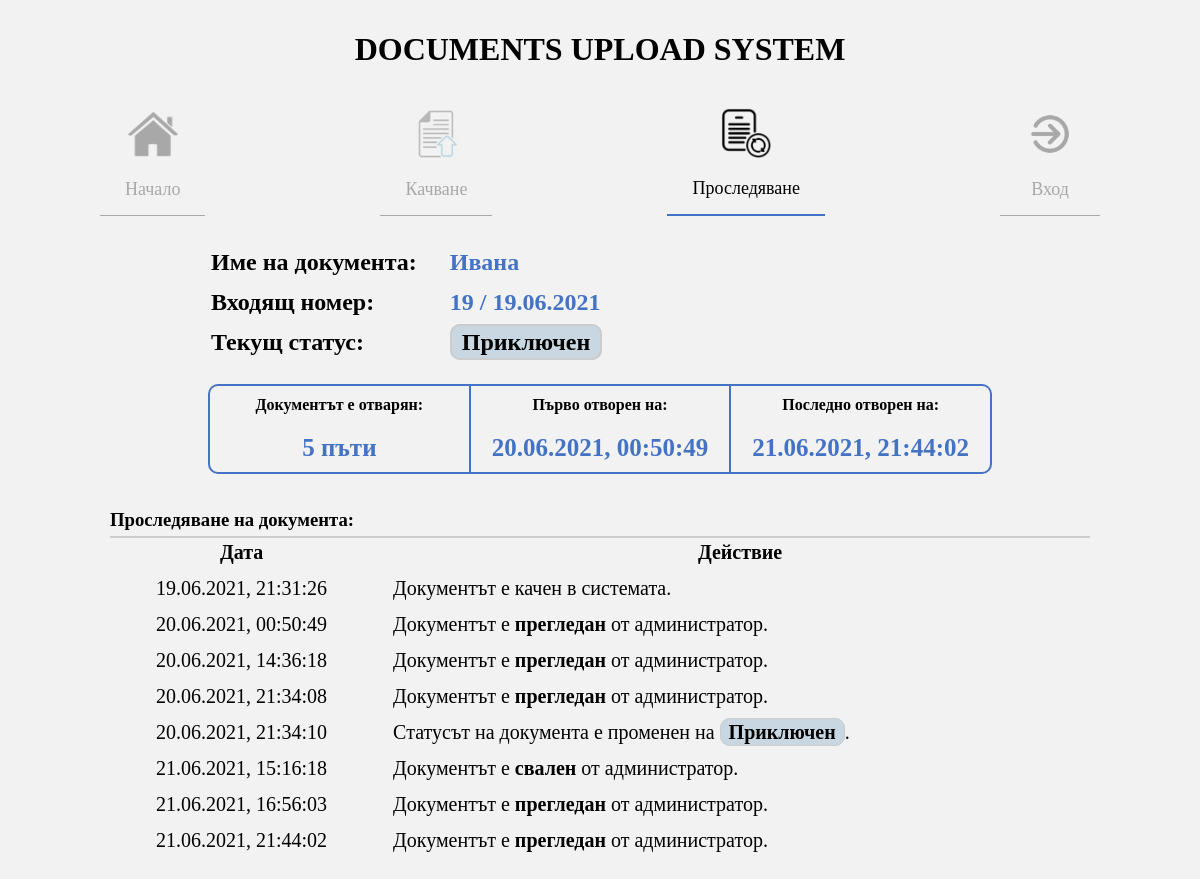
/track.php?code=9d85e4aab8959c2, run on the app's committed database.
### tables this page shows
CREATE TABLE `documents` (
  `id` int(11) NOT NULL,
  `name` varchar(255) NOT NULL,
  `description` text NOT NULL,
  `code` char(15) NOT NULL,
  `hash` char(40) NOT NULL,
  `path` varchar(255) NOT NULL,
  `department_id` int(11) NOT NULL,
  `timesOpened` int(11) NOT NULL DEFAULT 0,
  `status_id` int(11) NOT NULL DEFAULT 2,
  `uploaded` bigint(20) NOT NULL,
  `firstOpened` bigint(20) DEFAULT NULL,
  `lastOpened` bigint(20) DEFAULT NULL
);

CREATE TABLE `statuses` (
  `id` int(11) NOT NULL,
  `color` char(6) NOT NULL,
  `status` varchar(255) NOT NULL
);

CREATE TABLE `statusChanges` (
  `id` int(11) NOT NULL,
  `status` varchar(255) NOT NULL,
  `document_id` int(11) NOT NULL,
  `role` enum('ADMIN','DEPT') NOT NULL,
  `changed` bigint(20) NOT NULL
);

### functions.php (called while the page is built, shortened)
<?php
    require_once "db/db.php";
    $db = new Database();
    function isLoggedIn() {
        return isset($_SESSION['user']);
    }
?>

### db/db.php (called while the page is built, shortened)
<?php
    class Database {
        private $connection;
        private $selectDocumentByCode;
        private $selectStatusChanges;
        public function __construct() {
            $config = parse_ini_file('config/config.ini', true);
            $type = $config['db']['type'];
            $host = $config['db']['host'];
            $database = $config['db']['database'];
            $username = $config['db']['username'];
            $password = $config['db']['password'];
            $this->init($type, $host, $database, $username, $password);
        }
        private function init($type, $host, $database, $username, $password) {
            try {
                $this->connection = new PDO("$type:host=$host;dbname=$database", $username, $password,
                [
                    PDO::MYSQL_ATTR_INIT_COMMAND => "SET NAMES utf8",
                    PDO::ATTR_DEFAULT_FETCH_MODE => PDO::FETCH_ASSOC,
                    PDO::ATTR_ERRMODE => PDO::ERRMODE_EXCEPTION
                ]);
                $this->prepareStatements();
            }
            catch(PDOException $e) {
                die("Connection to database failed: " . $e->getMessage());
            }
        }
        private function prepareStatements() {
            $sql = "INSERT INTO administrators(name, password) VALUES (:name, :password)";
            $sql = "SELECT email FROM departments WHERE id = :id LIMIT 1";
            $sql = "SELECT id FROM statuses WHERE status = :status LIMIT 1";
            $sql = "SELECT id, status, color FROM statuses WHERE status != 'Архивиран' ORDER BY id ASC";
            $sql = "SELECT d.id, d.name AS name, dep.name AS department, status, color, description, uploaded, timesOpened, firstOpened, lastOpened
                FROM documents d JOIN statuses s ON d.status_id = s.id
                JOIN departments dep ON dep.id = d.department_id
                WHERE d.code = :code LIMIT 1";
            $this->selectDocumentByCode = $this->connection->prepare($sql);
            $sql = "SELECT d.id, d.name AS name, dep.name AS department, path, status, color, description, uploaded, timesOpened, s.id AS statusId
                FROM documents d JOIN statuses s ON d.status_id = s.id
                JOIN departments dep ON dep.id = d.department_id
                WHERE d.id = :id LIMIT 1";
            $sql = 'SELECT id, username, password, admin FROM (
                SELECT id AS id, name AS username, password AS password, "1" AS admin FROM administrators
                UNION
                SELECT id as id, email AS username, password AS password, "0" AS admin FROM departments
                ) AS mergedUsers WHERE username = :name LIMIT 1';
            $sql = "SELECT COUNT(*) AS count FROM documents WHERE hash = :hash LIMIT 1";
            $sql = "SELECT * FROM departments";
            $sql = "INSERT INTO documents (name, description, department_id, uploaded)
                VALUES (:name, :description, :departmentID, :uploaded);";
            $sql = "INSERT INTO statusChanges (status, document_id, role, changed)
                VALUES (:status, :document, :role, :changed);";
            $sql = "UPDATE documents SET code = :code, hash = :hash, path = :path WHERE id = :id LIMIT 1";
            $sql = "UPDATE documents SET status_id = :status WHERE id = :id LIMIT 1";
            $sql = "SELECT ch.status AS status, ch.changed AS changed, ch.role AS role, s.status AS statusName, s.color AS color
                FROM statusChanges ch
                LEFT JOIN statuses s ON ch.status = s.id
                WHERE ch.document_id = :id ORDER BY ch.changed ASC";
            $this->selectStatusChanges = $this->connection->prepare($sql);
        }
        public function selectStatusChangesQuery($id) {
            try {
                $success = $this->selectStatusChanges->execute(["id" => $id]);
                if ($success) {
                    $statusChanges = $this->selectStatusChanges->fetchAll();
                    $result = ["success" => true, "data" => $statusChanges];
                }
                else {
                    $result = ["success" => false, "error" => "Query failed: "];
                }
                return $result;
            }
            catch(PDOException $e) {
                return ["success" => false, "error" => "Connection failed: " . $e->getMessage()];
            }
        }
        public function selectDocumentByCodeQuery($code){
            try {
                $success = $this->selectDocumentByCode->execute(["code" => $code]);
                if ($success) {
                    $documents = $this->selectDocumentByCode->fetchAll();
                    if (count($documents) == 0) {
                        $result = ["success" => true, "exists" => false];
                    }
                    else {
                        $result = ["success" => true, "exists" => true, "data" => $documents[0]];
                    }
                }
                else {
                    $result = ["success" => false, "error" => "Query failed: "];
                }
                return $result;
            }
            catch (PDOException $e) {
                return ["success" => false, "error" => "Connection failed: " . $e->getMessage()];
            }
        }
    }
?>

### track.php (the view, shortened to what this page needs)
<?php
    require_once "functions.php";
    $active = "track";
    require_once "template/header.php";
    if (isset($_GET['code']) && !empty($_GET['code'])) {
        $code = htmlentities($_GET['code']);
        $errors = array();
        $document = $db->selectDocumentByCodeQuery($code);
        if (!$document['exists']) {
            $errors[] = "Грешен код за достъп.";
        }
        else {
            $document = $document['data'];
?>
        <section id="document-info">
            <table>
                <tr><td>Име на документа:</td><td><b><?php echo $document['name']; ?></b></td></tr>
                <tr><td>Входящ номер:</td><td><b><?php echo $document['id'] . " / " . date("d.m.Y", $document['uploaded']); ?></b></td></tr>
                <tr><td>Текущ статус:</td><td><mark style="background-color: #<?php echo $document['color']; ?>;"><?php echo $document['status']; ?></mark></td></tr>
            </table>
            <section id="additional-info">
                <p><b>Документът е отварян:</b><b class="bottom"><?php echo $document['timesOpened']; ?> пъти</b></p>
                <p><b>Първо отворен на:</b><b class="bottom"><?php echo (($document['firstOpened'] == null) ? "-" : date("d.m.Y, H:i:s", $document['firstOpened'])); ?></b></p>
                <p><b>Последно отворен на:</b><b class="bottom"><?php echo (($document['lastOpened'] == null) ? "-" : date("d.m.Y, H:i:s", $document['lastOpened'])); ?></b></p>
            </section>
        </section>
        <section id="status-changes">
            <h3>Проследяване на документа:</h3>
            <table>
                <thead>
                    <tr>
                        <td>Дата</td>
                        <td>Действие</td>
                    </tr>
                </thead>
                <tbody>
                    <tr>
                        <td><?php echo date("d.m.Y, H:i:s", $document['uploaded']); ?></td>
                        <td>Документът е качен в системата.</td>
                    </tr>
                    <?php
                        $statusChanges = $db->selectStatusChangesQuery($document['id'])['data'];
                        foreach ($statusChanges as $change) {
                            echo '<tr><td>' . date("d.m.Y, H:i:s", $change['changed']) . '</td><td>';
                            if ($change['status'] == "download") {
                                echo "Документът е <b>свален</b> от " . (($change['role'] == "ADMIN") ? "администратор" : "отдел") . ".";
                            }
                            else if ($change['status'] == "view") {
                                echo "Документът е <b>прегледан</b> от " . (($change['role'] == "ADMIN") ? "администратор" : "отдел") . ".";
                            }
                            else {
                                echo "Статусът на документа е променен на <mark style='background-color: #" . $change['color'] . ";'>" . $change['statusName'] . "</mark>.";
                            }
                            echo "</td></tr>";
                        }
                    ?>
                </tbody>
        </section>
<?php
        }
?>
<?php
    }
    require_once "template/footer.php";
?>

### template/header.php (shortened to what this page needs)
<!DOCTYPE html>
<html lang="bg">
<head>
    <link href="styles/styles.css" rel="stylesheet">
    <link href="fontawesome/css/all.css" rel="stylesheet">
</head>
<body>
<?php
    if (isset($active) && $active != "view") {
?>
    <header>
        <h1>DOCUMENTS UPLOAD SYSTEM</h1>
    </header>
    <nav>
        <ul>
        <?php
            if (!isLoggedIn()) {
        ?>
            <li class="<?php if ($active == "home") echo 'active'; ?>"><a href="index.php">
                <img src="template/icons/home.png" />
                <span>Начало</span>
            </a></li>
            <li class="<?php if ($active == "upload") echo 'active'; ?>"><a href="upload.php">
                <img src="template/icons/upload.png" />
                <span>Качване</span>
            </a></li>
            <li class="<?php if ($active == "track") echo 'active'; ?>"><a href="track.php">
                <img src="template/icons/track.png" />
                <span>Проследяване</span>
            </a></li>
            <li class="<?php if ($active == "login") echo 'active'; ?>"><a href="login.php">
                <img src="template/icons/login.png" />
                <span>Вход</span>
            </a></li>
        <?php
            }
        ?>
        </ul>
    </nav>
<?php
    }
?>
    <main>

### template/footer.php
    </main>
</body>
</html>

### styles/styles.css (style rules this page uses)
:root { --main-bg-color: #F2F2F2; --main-blue: #4472C4; --main-blue-hover: #31589C; --light-gray: #CCCCCC; --lighter-gray: #DDDDDD; --lightest-gray: #EEEEEE; --gray: #C8C8C8; --green: #00AA97; --green-hover: #00C48D; --dark-gray: #696969; --dark-gray-hover: #808080; --error-color: #BA1628; }
a { text-decoration: none; }
body { background-color: var(--main-bg-color); padding: 10px; max-width: 1000px; margin: 0 auto; }
header { text-align: center; }
nav { display: flex; margin-top: 40px; }
nav ul { list-style-type: none; width: 100%; margin: 0; padding: 0; display: flex; justify-content: space-between; align-items: stretch; }
nav ul li { display: flex; flex-direction: column; padding: 0 2.5%; text-align: center; justify-content: flex-end; align-items: stretch; border-bottom: 1px solid black; opacity: 0.3; transition: all 0.75s ease; }
nav a { color: black; }
nav ul li:first-of-type { margin-left: 0; }
nav li img { display: block; width: 50px; height: 50px; margin: 0 auto; }
nav li span { display: block; width: 100%; margin: 20px 0 15px; font-size: 18px; }
nav li.active, nav li:hover { border-bottom: 2px solid var(--main-blue); opacity: 1; }
main { text-align: center; padding: 30px 10px; }
#document-info { text-align: left; padding: 0px 10%; }
#document-info td > b { color: var(--main-blue); }
#document-info tr td:first-of-type { padding-right: 30px; }
#document-info td { padding-bottom: 10px; font-size: 24px; font-weight: bold; }
mark { border-radius: 10px; border: 2px solid var(--light-gray); padding: 3px 10px; font-weight: bold; }
#status-changes mark { padding: 2px 8px; border: 1px solid var(--light-gray); }
#status-changes table, #status-changes tr { width: 100%; }
#status-changes h3 { text-align: left; border-bottom: 2px solid var(--light-gray); padding-bottom: 5px; margin-bottom: 0px; }
#status-changes table td { font-size: 20px; padding-bottom: 10px; }
#status-changes table tr td:nth-child(2) { text-align: left; padding-left: 20px; }
#status-changes table thead tr td { font-weight: bold; text-align: center !important; }
#additional-info { display: flex; flex-wrap: wrap; justify-content: space-between; align-items: stretch; }
#additional-info p { display: flex; flex-flow: column nowrap; justify-content: flex-start; align-items: stretch; text-align: center; flex: 1; border: 2px solid var(--main-blue); padding: 10px; }
#additional-info p:first-child { border-top-left-radius: 10px; border-bottom-left-radius: 10px; border-right: none; }
#additional-info p:last-child { border-top-right-radius: 10px; border-bottom-right-radius: 10px; border-left: none; }
#additional-info b.bottom { margin-top: 20px; font-size: 25px; color: var(--main-blue); }

### data on the page
documents: name "Ивана", id "19", uploaded "19.06.2021", status.status "Приключен", timesOpened "5", firstOpened "20.06.2021, 00:50:49", lastOpened "21.06.2021, 21:44:02", uploaded "19.06.2021, 21:31:26"
statuschanges: changed "20.06.2021, 00:50:49", status "Документът е"
statuschanges: changed "20.06.2021, 14:36:18", status "Документът е"
statuschanges: changed "20.06.2021, 21:34:08", status "Документът е"
statuschanges: changed "20.06.2021, 21:34:10", statuses.status "Приключен"
statuschanges: changed "21.06.2021, 15:16:18", status "Документът е"
statuschanges: changed "21.06.2021, 16:56:03", status "Документът е"
statuschanges: changed "21.06.2021, 21:44:02", status "Документът е"
